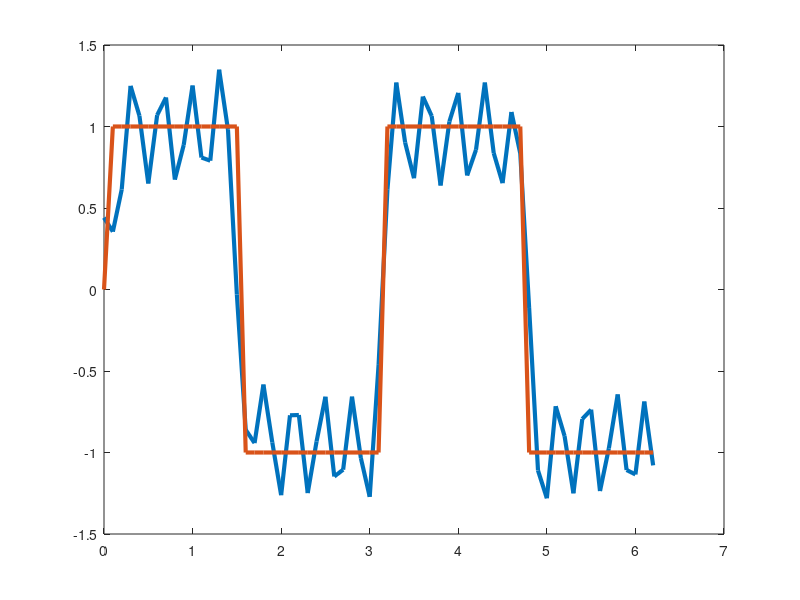
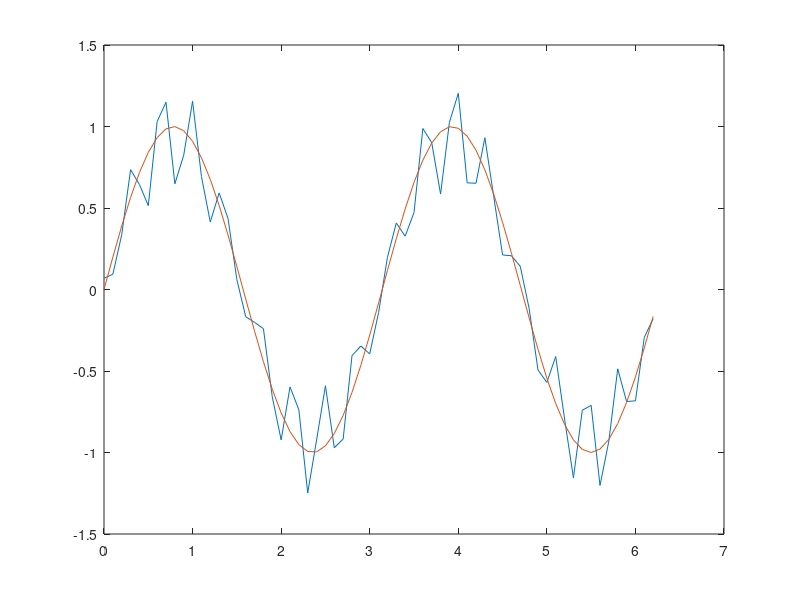

Write the MATLAB code that produced these figures, in order.
%
%3.1 Test
clear all
close all

x_input = 0:0.1:2*pi;
x_test = 6:5:61;

f_sin = (sin(2*x_input));
f_square = sign(2*f_sin);

%With added noise
% f_sin = (sin(2*x_input))+ randn(1,length(x_input))*0.05;
% f_square = sign(2*f_sin)+ randn(1,length(x_input))*0.05;

n_nodes = 20;
epochs = 2000;
eta = 0.01;
holdout = 5;

w_r = 0.1 *randn(1,n_nodes);
w_s = 0.1 *randn(1,n_nodes);

% mu_r = zeros(1,n_nodes)';
% mu_s = zeros(1,n_nodes)';
mu_r = linspace(0,2*pi,n_nodes)'; 
mu_s = linspace(0,2*pi,n_nodes)';

sigma_r = ones(1,n_nodes)'*0.01;
sigma_s = ones(1,n_nodes)'*0.01;

rbf_nodes_r = exp(-(x_input-mu_r).^2./(2*sigma_r));
rbf_nodes_s = exp(-(x_input-mu_s).^2./(2*sigma_s));

residual_r = [];
residual_s = [];

for k = 1:epochs
    output_r = sum(w_r'.*rbf_nodes_r);
    output_s = sum(w_s'.*rbf_nodes_s);

    ksi_r = 0.5*(output_r - f_square).^2;
    ksi_s = 0.5*(output_s - f_sin).^2;

    e_r = (f_square - output_r);
    e_s = (f_sin - output_s);

    delta_r = eta*e_r*rbf_nodes_r';
    delta_s = eta*e_s*rbf_nodes_s';

    w_r = w_r + delta_r;
    w_s = w_s + delta_s;


    diff_r = mean((output_r - f_square).^2);
    diff_s = mean((output_s - f_sin).^2);

    output_r_update = (w_r*rbf_nodes_r);
    output_s_update = (w_s*rbf_nodes_s);

    % residual_r = [residual_r,mean(abs(output_r_update(x_test) - f_square(x_test)))];
    % residual_s = [residual_s,mean(abs(output_s_update(x_test) - f_sin(x_test)))];

    % plot(x_input,output_r_update)
    % hold on
    % plot(x_input,f_square)
    % hold off
    % drawnow
    % 
    % pause(0.2)

end
%%
plot(x_input,output_r, 'linewidth',3)
hold on
plot(x_input,f_square, 'linewidth',3)

figure()
plot(x_input,output_s)
hold on
plot(x_input,f_sin)

residual_r_step = mean(abs(sign(output_r_update(x_test)) - f_square(x_test)))
residual_s = mean(abs(output_s_update(x_test) - f_sin(x_test)))
residual_r = mean(abs(output_r_update(x_test) - f_square(x_test)))